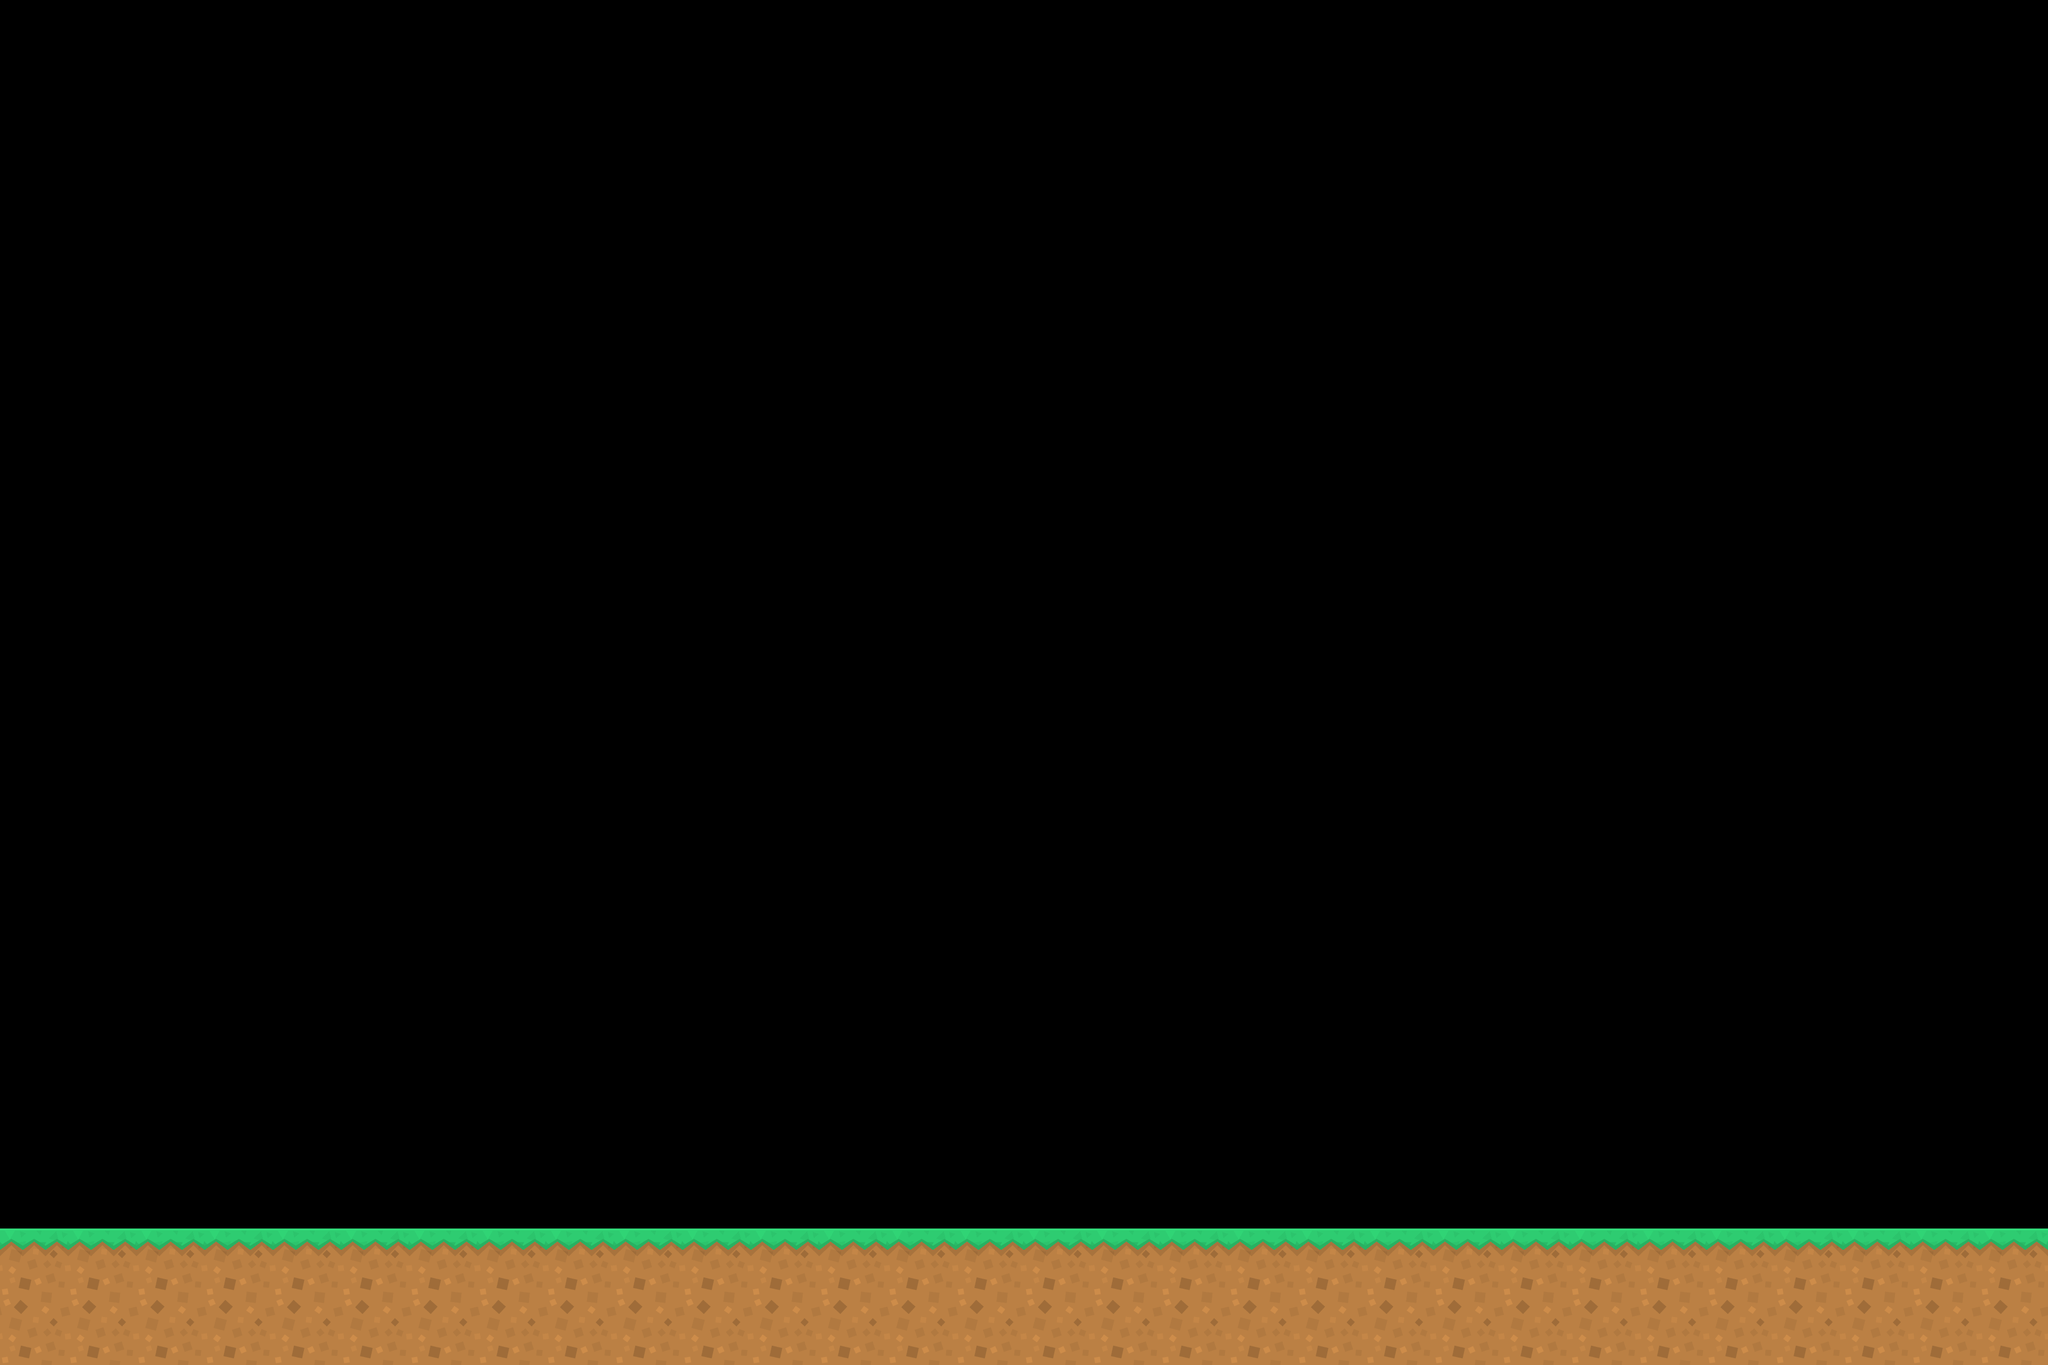

A 2D game scene composited from a Tiled map and its tileset images. What follows is a short description and the map's XML, with every tile layer's data as written:
An orthogonal 30x20 tile map with 128x128 px tiles, 1 tile layer (Tile Layer 1) and 4 objects (4x platform).

<map version="1.0" tiledversion="1.1.5" orientation="orthogonal" renderorder="right-down" width="30" height="20" tilewidth="128" tileheight="128" infinite="0" nextobjectid="5">
 <tileset firstgid="1" name="spritesheet_tiles" tilewidth="128" tileheight="128" tilecount="90" columns="9">
  <image source="spritesheet_tiles.png" width="1152" height="1280" />
 </tileset>
 <layer name="Tile Layer 1" width="30" height="20">
  <data encoding="csv">
0,0,0,0,0,0,0,0,0,0,0,0,0,0,0,0,0,0,0,0,0,0,0,0,0,0,0,0,0,0,
0,0,0,0,0,0,0,0,0,0,0,0,0,0,0,0,0,0,0,0,0,0,0,0,0,0,0,0,0,0,
0,0,0,0,0,0,0,0,0,0,0,0,0,0,0,0,0,0,0,0,0,0,0,0,0,0,0,0,0,0,
0,0,0,0,0,0,0,0,0,0,0,0,0,0,0,0,0,0,0,0,0,0,0,0,0,0,0,0,0,0,
0,0,0,0,0,0,0,0,0,0,0,0,0,0,0,0,0,0,0,0,0,0,0,0,0,0,0,0,0,0,
0,0,0,0,0,0,0,0,0,0,0,0,0,0,0,0,0,0,0,0,0,0,0,0,0,0,0,0,0,0,
0,0,0,0,0,0,0,0,0,0,0,0,0,0,0,0,0,0,0,0,0,0,0,0,0,0,0,0,0,0,
0,0,0,0,0,0,0,0,0,0,0,0,0,0,0,0,0,0,0,0,0,0,0,0,0,0,0,0,0,0,
0,0,0,0,0,0,0,0,0,0,0,0,0,0,0,0,0,0,0,0,0,0,0,0,0,0,0,0,0,0,
0,0,0,0,0,0,0,0,0,0,0,0,0,0,0,0,0,0,0,0,0,0,0,0,0,0,0,0,0,0,
0,0,0,0,0,0,0,0,0,0,0,0,0,0,0,0,0,0,0,0,0,0,0,0,0,0,0,0,0,0,
0,0,0,0,0,0,0,0,0,0,0,0,0,0,0,0,0,0,0,0,0,0,0,0,0,0,0,0,0,0,
0,0,0,0,0,0,0,0,0,0,0,0,0,0,0,0,0,0,0,0,0,0,0,0,0,0,0,0,0,0,
0,0,0,0,0,0,0,0,0,0,0,0,0,0,0,0,0,0,0,0,0,0,0,0,0,0,0,0,0,0,
0,0,0,0,0,0,0,0,0,0,0,0,0,0,0,0,0,0,0,0,0,0,0,0,0,0,0,0,0,0,
0,0,0,0,0,0,0,0,0,0,0,0,0,0,0,0,0,0,0,0,0,0,0,0,0,0,0,0,0,0,
0,0,0,0,0,0,0,0,0,0,0,0,0,0,0,0,0,0,0,0,0,0,0,0,0,0,0,0,0,0,
0,0,0,0,0,0,0,0,0,0,0,0,0,0,0,0,0,0,0,0,0,0,0,0,0,0,0,0,0,0,
44,44,44,44,44,44,44,44,44,44,44,44,44,44,44,44,44,44,44,44,44,44,44,44,44,44,44,44,44,44,
53,53,53,53,53,53,53,53,53,53,53,53,53,53,53,53,53,53,53,53,53,53,53,53,53,53,53,53,53,53
  </data>
 </layer>
 <objectgroup name="platforms">
  <object id="1" type="platform" x="0" y="2304" width="3840" height="256" />
  <object id="2" type="platform" x="400" y="1800" width="640" height="64" />
  <object id="3" type="platform" x="1200" y="1500" width="640" height="64" />
  <object id="4" type="platform" x="200" y="1200" width="640" height="64" />
 </objectgroup>
</map>
